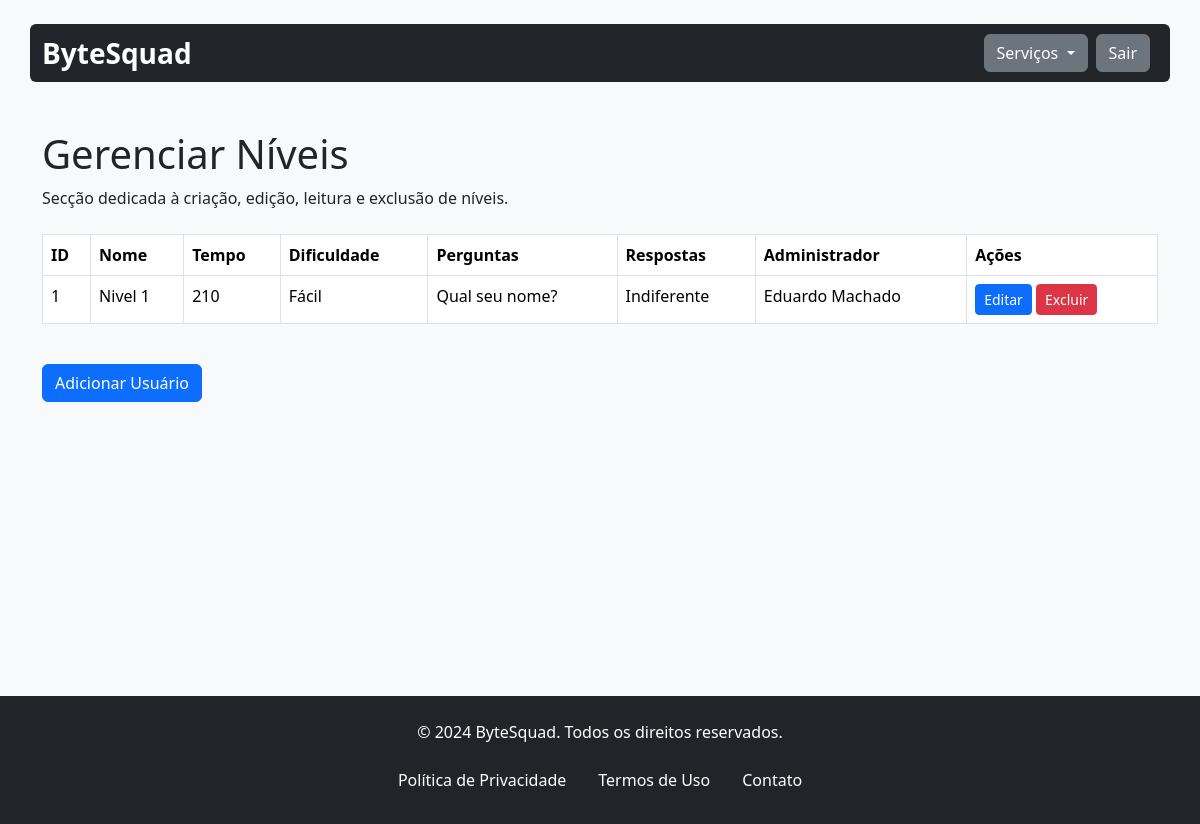
The app's page /gerenciarNivel.php with its own data.
### tables this page shows
CREATE TABLE `nivel` (
  `id_nivel` int(11) NOT NULL,
  `nome_nivel` varchar(20) NOT NULL,
  `tempo_nivel` int(11) NOT NULL,
  `dificuldade` varchar(30) NOT NULL,
  `questoes` text NOT NULL,
  `respostas` varchar(300) NOT NULL,
  `id_administrativo` int(11) NOT NULL
);

### assets/classes/niveis.class.php (called while the page is built, shortened)
<?php
require 'conexao.class.php';
class Niveis {
    private $con;
    public function __construct() {
        $this->con = new Conexao();
    }
    public function listar() {
        try {
            $sql = $this->con->conectar()->prepare("
                SELECT nivel.*, administrativo.usuario
                FROM nivel
                JOIN administrativo ON nivel.id_administrativo = administrativo.id_administrativo
            ");
            $sql->execute();
            return $sql->fetchAll(PDO::FETCH_ASSOC);
        } catch (PDOException $ex) {
            echo "ERRO: " . $ex->getMessage();
        }
    }
}

### assets/classes/conexao.class.php (called while the page is built)
<?php
class Conexao{
    private $servidor;
    private $senha;
    private $usuario;
    private $banco;
    private static $pdo;
    public function __construct(){
        $this->servidor = "localhost";
        $this->banco = "bytesquad";
        $this->senha = "";
        $this->usuario = "root";
    }
    public function conectar(){
        try{
            if(is_null(self::$pdo)){
                self::$pdo = new PDO("mysql:host=".$this->servidor."; dbname=".$this->banco, $this->usuario, $this->senha);
            }
            return self::$pdo;
        } catch(PDOException $ex){
            echo $ex->getMessage();
        }
    }
}

### gerenciarNivel.php (the view, shortened to what this page needs)
<?php include 'assets/inc/header.inc.php';
include 'assets/classes/niveis.class.php';
$nivel = new Niveis();
?>
<main class="container mt-5">
    <div class="header-content mb-4">
        <h1>Gerenciar Níveis</h1>
        <p>Secção dedicada à criação, edição, leitura e exclusão de níveis.</p>
    </div>
    <div class="table-responsive mb-4">
        <table class="table table-bordered table-hover">
            <thead class="thead-light">
                <tr>
                    <th>ID</th>
                    <th>Nome</th>
                    <th>Tempo</th>
                    <th>Dificuldade</th>
                    <th>Perguntas</th>
                    <th>Respostas</th>
                    <th>Administrador</th>
                    <th>Ações</th>
                </tr>
            </thead>
            <tbody>
                <?php
                $lista = $nivel->listar();
                foreach ($lista as $item):
                    ?>
                    <tr>
                        <td><?php echo $item['id_nivel'] ?></td>
                        <td><?php echo $item['nome_nivel'] ?></td>
                        <td><?php echo $item['tempo_nivel'] ?></td>
                        <td><?php echo $item['dificuldade'] ?></td>
                        <td><?php echo $item['questoes'] ?></td>
                        <td><?php echo $item['respostas'] ?></td>
                        <td><?php echo $item['usuario']; ?></td>
                        <td>
                            <a href="#" class="btn btn-sm btn-primary">Editar</a>
                            <a href="#" class="btn btn-sm btn-danger">Excluir</a>
                        </td>
                    </tr>
                    <?php
                endforeach
                ?>
            </tbody>
        </table>
    </div>
    <button type="button" class="btn btn-primary" data-bs-toggle="modal" data-bs-target="#exampleModal">
        Adicionar Usuário
    </button>
</main>
<?php include 'assets/inc/footer.inc.php'; ?>
</body>
</html>

### assets/inc/header.inc.php (style rules this page uses)
html { height: 100%; }
body { position: relative; margin: 0; min-height: 100%; padding-bottom: 7.85rem; }

### records on screen
nivel: id_nivel "1", nome_nivel "Nivel 1", tempo_nivel "210", dificuldade "Fácil", questoes "Qual seu nome?", respostas "Indiferente", id_administrativo.usuario "Eduardo Machado"
